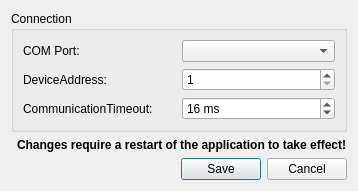
<?xml version="1.0" encoding="UTF-8"?>
<ui version="4.0">
 <class>DriveStageConfigDialog</class>
 <widget class="QDialog" name="DriveStageConfigDialog">
  <property name="windowModality">
   <enum>Qt::ApplicationModal</enum>
  </property>
  <property name="geometry">
   <rect>
    <x>0</x>
    <y>0</y>
    <width>353</width>
    <height>183</height>
   </rect>
  </property>
  <property name="sizePolicy">
   <sizepolicy hsizetype="Fixed" vsizetype="Fixed">
    <horstretch>0</horstretch>
    <verstretch>0</verstretch>
   </sizepolicy>
  </property>
  <property name="windowTitle">
   <string>DriveStage Configuration</string>
  </property>
  <property name="modal">
   <bool>true</bool>
  </property>
  <layout class="QFormLayout" name="formLayout">
   <item row="3" column="1">
    <widget class="QDialogButtonBox" name="buttonBox">
     <property name="orientation">
      <enum>Qt::Horizontal</enum>
     </property>
     <property name="standardButtons">
      <set>QDialogButtonBox::Cancel|QDialogButtonBox::Save</set>
     </property>
     <property name="centerButtons">
      <bool>false</bool>
     </property>
    </widget>
   </item>
   <item row="2" column="1">
    <widget class="QLabel" name="label_4">
     <property name="font">
      <font>
       <weight>75</weight>
       <bold>true</bold>
       <underline>false</underline>
      </font>
     </property>
     <property name="text">
      <string>Changes require a restart of the application to take effect!</string>
     </property>
     <property name="textFormat">
      <enum>Qt::PlainText</enum>
     </property>
    </widget>
   </item>
   <item row="1" column="0" colspan="2">
    <widget class="QGroupBox" name="groupBox">
     <property name="title">
      <string>Connection</string>
     </property>
     <layout class="QGridLayout" name="gridLayout">
      <item row="0" column="0">
       <widget class="QLabel" name="label">
        <property name="text">
         <string>COM Port:</string>
        </property>
       </widget>
      </item>
      <item row="0" column="1">
       <widget class="QComboBox" name="comPortComboBox">
        <property name="whatsThis">
         <string>&lt;html&gt;&lt;head/&gt;&lt;body&gt;&lt;p&gt;Select the COM Port the Argon Servo Drive is connected to.&lt;/p&gt;&lt;/body&gt;&lt;/html&gt;</string>
        </property>
       </widget>
      </item>
      <item row="1" column="0">
       <widget class="QLabel" name="label_2">
        <property name="text">
         <string>DeviceAddress:</string>
        </property>
       </widget>
      </item>
      <item row="1" column="1">
       <widget class="QSpinBox" name="deviceAddressSpinBox">
        <property name="whatsThis">
         <string>&lt;html&gt;&lt;head/&gt;&lt;body&gt;&lt;p&gt;Enter the DeviceAddress set by the DIP switch on Argon Drive Stage.&lt;/p&gt;&lt;p&gt;&lt;br/&gt;&lt;/p&gt;&lt;p&gt;&lt;a href=&quot;http://granitedevices.com/wiki/Setting_device_bus_address&quot;&gt;&lt;span style=&quot; text-decoration: underline; color:#0000ff;&quot;&gt;Official Wiki: Setting Device Bus Address&lt;/span&gt;&lt;/a&gt;&lt;/p&gt;&lt;p&gt;&lt;br/&gt;&lt;/p&gt;&lt;p&gt;&lt;br/&gt;&lt;/p&gt;&lt;/body&gt;&lt;/html&gt;</string>
        </property>
        <property name="wrapping">
         <bool>false</bool>
        </property>
        <property name="frame">
         <bool>true</bool>
        </property>
        <property name="buttonSymbols">
         <enum>QAbstractSpinBox::UpDownArrows</enum>
        </property>
        <property name="minimum">
         <number>1</number>
        </property>
        <property name="maximum">
         <number>253</number>
        </property>
       </widget>
      </item>
      <item row="2" column="0">
       <widget class="QLabel" name="label_3">
        <property name="text">
         <string>CommunicationTimeout:</string>
        </property>
       </widget>
      </item>
      <item row="2" column="1">
       <widget class="QSpinBox" name="connectionTimeoutMsSpinBox">
        <property name="toolTip">
         <string extracomment="If you experience problems with your communication (eg. homing sequence doesn't end at center position or sudden connection losses) try to increase the connection timeout value. The goal however should be to keep it as low as possible. Values down to 20ms are considered save. This heavily depends on your wiring and COM-Port driver implementation and hardware compatibility."/>
        </property>
        <property name="suffix">
         <string notr="true"> ms</string>
        </property>
        <property name="minimum">
         <number>10</number>
        </property>
        <property name="maximum">
         <number>30</number>
        </property>
        <property name="value">
         <number>16</number>
        </property>
       </widget>
      </item>
     </layout>
    </widget>
   </item>
  </layout>
 </widget>
 <resources/>
 <connections>
  <connection>
   <sender>buttonBox</sender>
   <signal>accepted()</signal>
   <receiver>DriveStageConfigDialog</receiver>
   <slot>accept()</slot>
   <hints>
    <hint type="sourcelabel">
     <x>248</x>
     <y>254</y>
    </hint>
    <hint type="destinationlabel">
     <x>157</x>
     <y>274</y>
    </hint>
   </hints>
  </connection>
  <connection>
   <sender>buttonBox</sender>
   <signal>rejected()</signal>
   <receiver>DriveStageConfigDialog</receiver>
   <slot>reject()</slot>
   <hints>
    <hint type="sourcelabel">
     <x>316</x>
     <y>260</y>
    </hint>
    <hint type="destinationlabel">
     <x>286</x>
     <y>274</y>
    </hint>
   </hints>
  </connection>
 </connections>
</ui>
